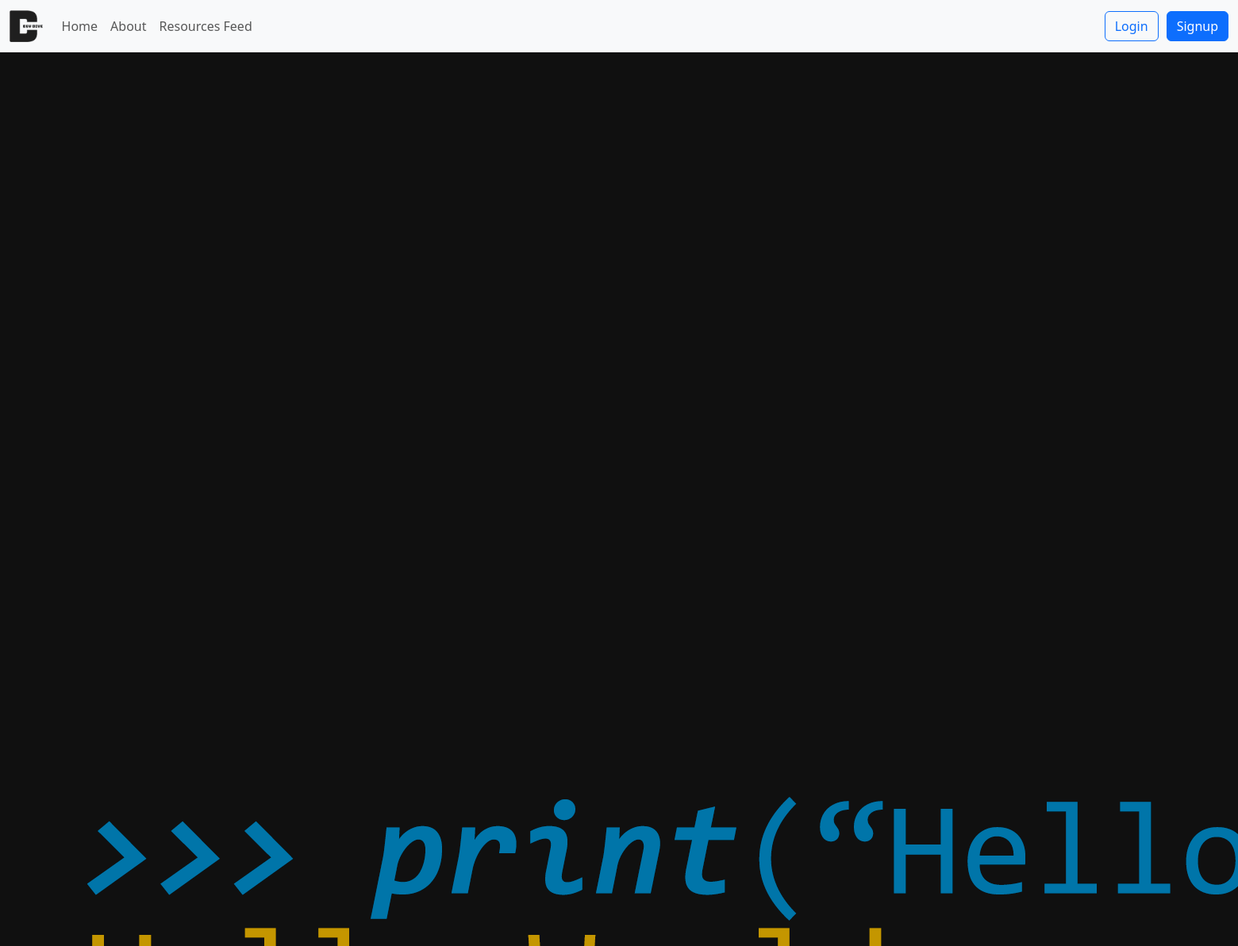
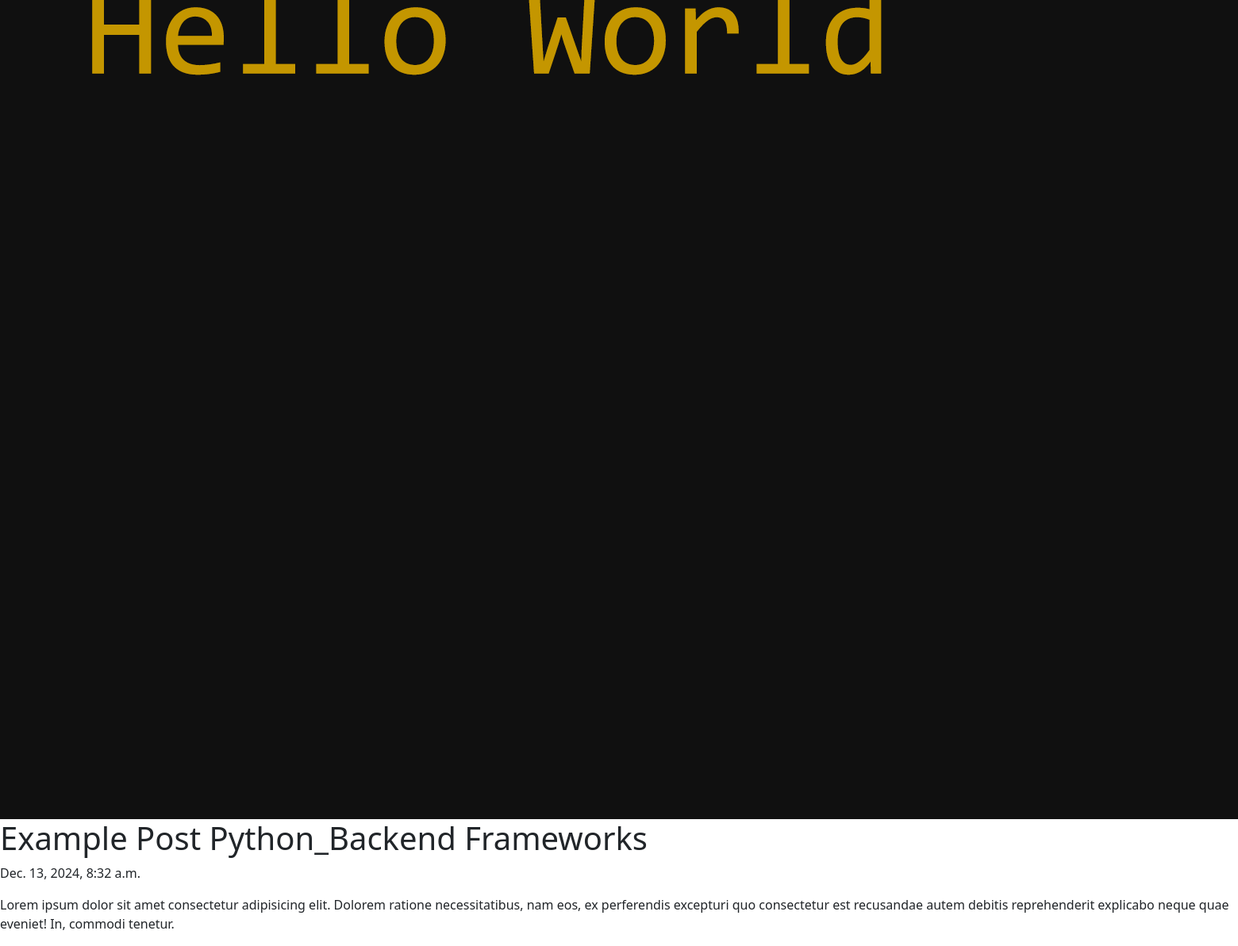
Page /posts/Example-Python-POst on the committed database (2 pictures, top to bottom).
### posts/models.py (models this page shows, shortened)
class post(models.Model):
    title = models.CharField(max_length=75)
    body = models.TextField()
    slug = models.SlugField()
    date = models.DateTimeField(auto_now_add=True)
    banner = models.ImageField(default='fallback.png', blank=True)
    author = models.ForeignKey(User, on_delete=models.CASCADE, default=None)

### posts/views.py (the view)
def  post_page(request, slug):
    posts = post.objects.get(slug=slug)
    return render(request, 'posts/posts_page.html', {'post':posts})

### posts/templates/posts/posts_page.html (shortened to what this page needs)
{% extends "layout.html" %}
{% block content %}
    <section>
        <img
            class="banner"
            src="{{ post.banner.url }}"
            alt="{{ post.title }}"
        />
        <h1> {{ post.title}}</h1>
        <p>{{ post.date }}</p>
        <p>{{ post.body }}</p>
    </section>
{% endblock %}

### rows in the picture
post: banner (picture), title "Example Post Python_Backend Frameworks", date "Dec. 13, 2024, 8:32 a.m.", body "Lorem ipsum dolor sit amet consectetur adipisicing elit. Dolorem ratione necessitatibus, nam eos, ex perferendis excepturi quo consectetur est recusandae autem debitis reprehenderit explicabo neque quae eveniet! In, commodi tenetur."
